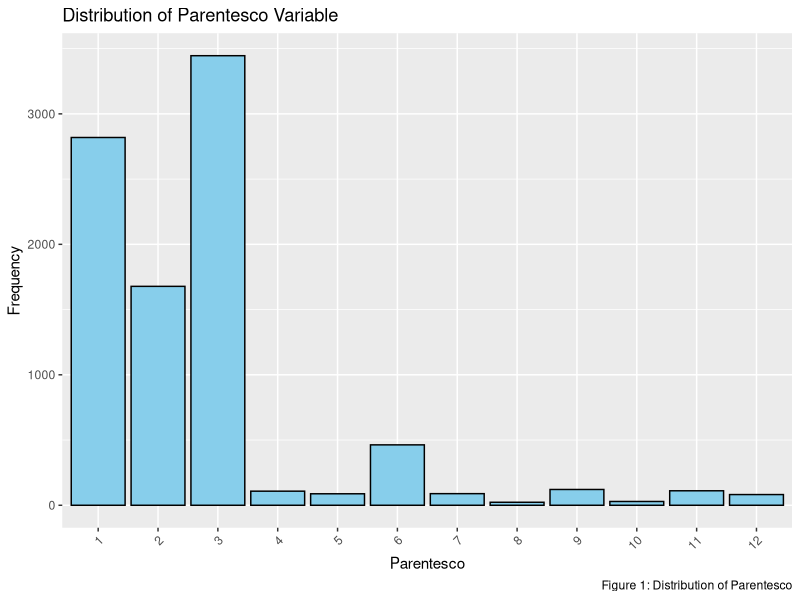
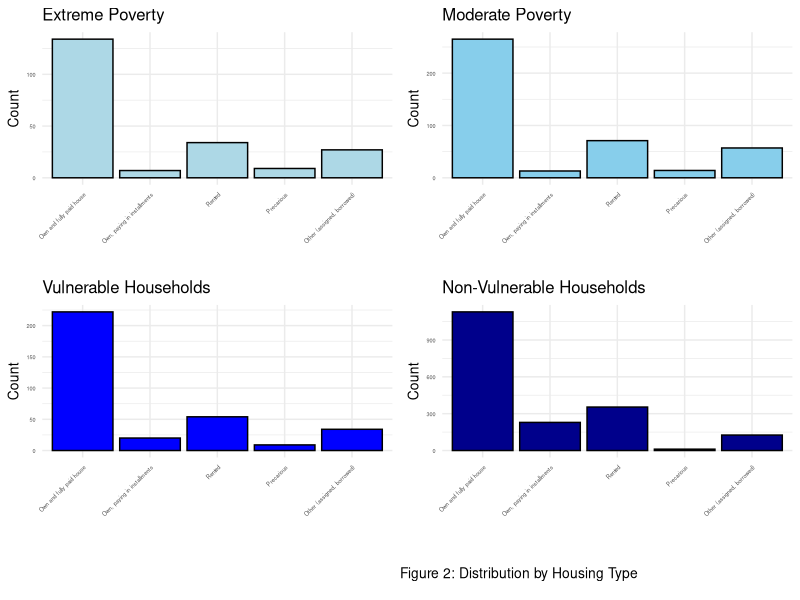
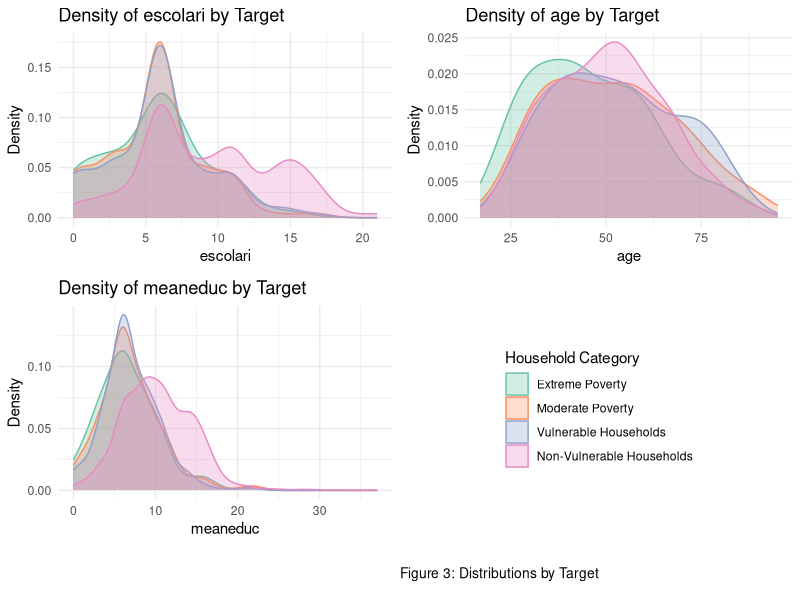
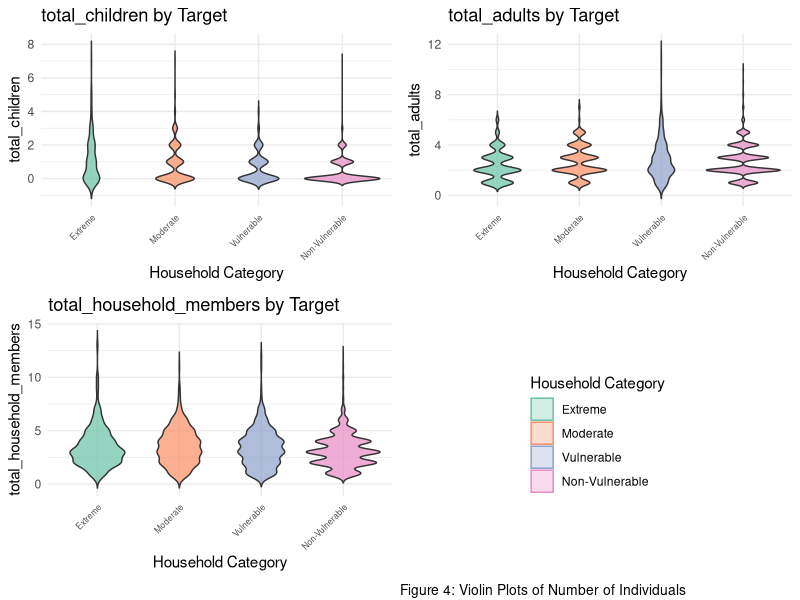
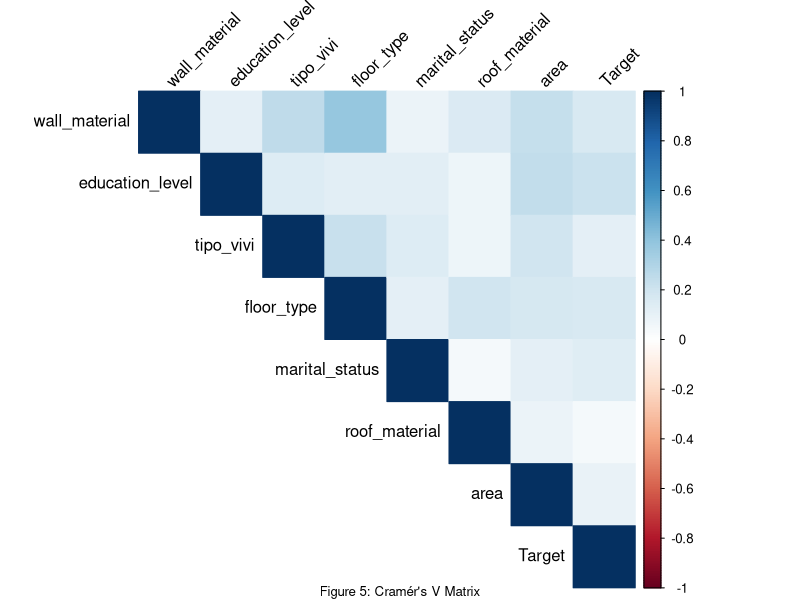
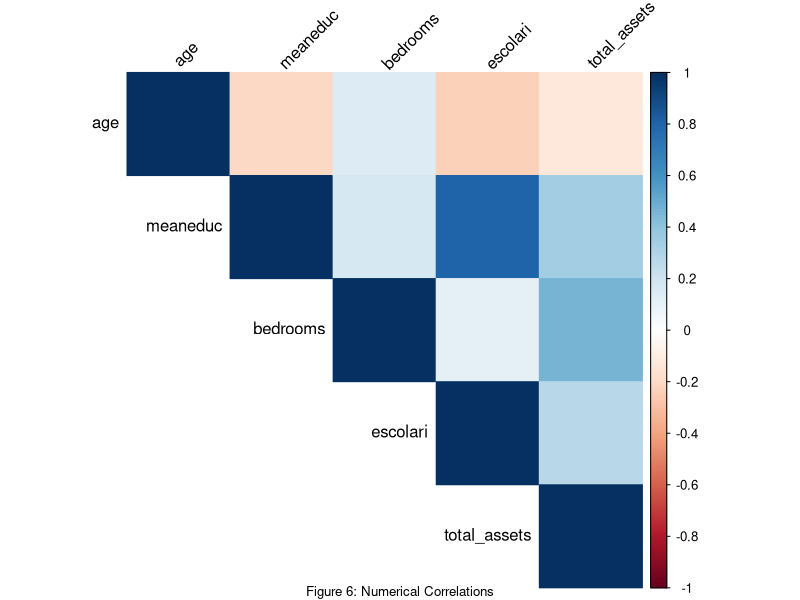

The R script that drew these images, in order: (Note: this script raises an error after producing the figures.)
## ---- chunk 1
knitr::opts_chunk$set(echo = TRUE)
## ---- chunk 2
library(tidyverse)
library(dplyr)
library(conflicted)
library(knitr)
library(ggplot2)
library(gridExtra)
library(grid)
# Declare dplyr::select as the default for select()
conflict_prefer("select", "dplyr")
## ---- chunk 3

# Create a data frame describing each variable
variable_description <- data.frame(
  Variable = c("rooms", "tamhog", "tamviv", "escolari", "dis", 
               "meaneduc", "area", "age", "total_children", "total_adults",
               "total_household_members", "total_assets", "housing_quality_index", "elim_basu", 
               "parent_esco", "tipo_vivi", "floor_type", "marital_status", "roof_material",
               "bedrooms"),
  Description = c("Number of all rooms in the house", 
                  "Size of the household", 
                  "Number of persons living in the household", 
                  "Years of schooling", 
                  "Presence of a disabled person (=1 if disabled)", 
                  "Average years of education for adults (18+)", 
                  "Whether the area is Urban or Rural", 
                  "Age in years", 
                  "Total number of children in the household", 
                  "Total number of adults in the household", 
                  "Total household members",
                  "Total number of assets owned by the household", 
                  "Index indicating the quality of housing conditions", 
                  "Primary rubbish disposal method", 
                  "Education level of the household head",
                  "How the house is owned, borrowed, rented, etc.",
                  "Material the floor is made of",
                  "Marital status of the household member",
                  "Material the roof is made of",
                  "Number of bedrooms in the household"),
  Notes = c("", "", "", "", "Binary variable: 1 = disabled", "", 
            "", "Measured in years", 
            "Derived variable", "Derived variable", "Derived variable", 
            "Sum of household assets", "Composite index for housing quality", 
            "Categorical variable indicating rubbish disposal method", 
            "Derived from 'escolari' for the head of the household", "", "", "", "", "")
)

# Create a clean table for the report
kable(variable_description, format = "markdown", 
      caption = "Description of Variables Used in the Multinomial Model")

## ---- chunk 4
# Combine variables logically
# Create bins for multiple variables
# Grouped Variables ---------------------------------------------------
data <- read.csv("poverty.csv")

# Household facilities
data <- data %>%
  mutate(
    has_basic_facilities = as.integer(v14a + refrig + cielorazo + abastaguadentro > 0),
    overcrowding = hacdor + hacapo,
    toilet_type = case_when(
      sanitario2 == 1 ~ "sewer",
      sanitario3 == 1 ~ "septic",
      sanitario5 == 1 ~ "latrine",
      sanitario6 == 1 ~ "other",
      TRUE ~ "none"
    ),
  )


data <- data %>%
  mutate(
    cooking_energy = case_when(
      energcocinar1 == 1 ~ "No main source of energy (no kitchen)",
      energcocinar2 == 1 ~ "Electricity",
      energcocinar3 == 1 ~ "Gas",
      energcocinar4 == 1 ~ "Wood/Charcoal",
      TRUE ~ NA_character_  # Default if no column is TRUE
    )
  ) %>%
  select(-starts_with("energcocinar"))  # Remove original variables

# Household material quality
data <- data %>%
  mutate(
    wall_material = case_when(
      paredblolad == 1 ~ 1,  # Block or brick
      paredzocalo == 1 ~ 2,  # Socket (wood, zinc, or asbestos)
      paredpreb == 1 ~ 3,    # Prefabricated or cement
      pareddes == 1 ~ 4,     # Waste material
      paredmad == 1 ~ 5,     # Wood
      paredzinc == 1 ~ 6,    # Zinc
      paredfibras == 1 ~ 7,  # Natural fibers
      paredother == 1 ~ 8,   # Other
    
    ),
    wall_material = factor(
      wall_material,
      levels = 1:8,
      labels = c(
        "Block or brick",
        "Socket (wood, zinc, or asbestos)",
        "Prefabricated or cement",
        "Waste material",
        "Wood",
        "Zinc",
        "Natural fibers",
        "Other"
      )
    )
  ) %>%
  select(-starts_with("pared"))


# Combine age-related columns
data <- data %>%
  mutate(
    total_children = r4h1 + r4m1,
    total_adults = r4h2 + r4m2,
    total_household_members = total_children + total_adults
  )
data <- data %>%
  mutate(
    rez_esc = case_when(
      is.na(rez_esc) ~ 0,   # Handle NA values
      rez_esc == 1 ~ 1,
      rez_esc == 2 ~ 2,
      rez_esc == 3 ~ 3,
      rez_esc == 4 ~ 4,
      rez_esc == 5 ~ 5
    )
  )
  
# Household assets
data <- data %>%
  mutate(
    total_assets = rowSums(across(c(qmobilephone, computer, television, v18q1)), na.rm = TRUE),
    asset_category = case_when(
      total_assets == 0 ~ "No assets",
      total_assets == 1 ~ "Low assets",
      total_assets > 1 ~ "High assets"
    )
  )

data <- data %>%
  mutate(
    education_level = case_when(
      instlevel1 == 1 ~ 1,  # No level of education
      instlevel2 == 1 ~ 2,  # Incomplete primary
      instlevel3 == 1 ~ 3,  # Complete primary
      instlevel4 == 1 ~ 4,  # Incomplete academic secondary level
      instlevel5 == 1 ~ 5,  # Complete academic secondary level
      instlevel6 == 1 ~ 6,  # Incomplete technical secondary level
      instlevel7 == 1 ~ 7,  # Complete technical secondary level
      instlevel8 == 1 ~ 8,  # Undergraduate and higher education
      instlevel9 == 1 ~ 9,  # Postgraduate higher education
      TRUE ~ NA_real_       # Default if no column is TRUE
    ),
    education_level = factor(
      education_level,
      levels = 1:9,
      labels = c(
        "No level of education",
        "Incomplete primary",
        "Complete primary",
        "Incomplete academic secondary level",
        "Complete academic secondary level",
        "Incomplete technical secondary level",
        "Complete technical secondary level",
        "Undergraduate and higher education",
        "Postgraduate higher education"
      )
    )
  ) %>%
  select(-starts_with("instlevel"))


# Housing Quality Index
data <- data %>%
  mutate(housing_quality_index = epared1 + epared2 * 2 + epared3 * 3 +
                                    etecho1 + etecho2 * 2 + etecho3 * 3 +
                                    eviv1 + eviv2 * 2 + eviv3 * 3)

# Electricity Access
data <- data %>%
  mutate(electricity_access = public + planpri + coopele - noelec)

# Water Access
data <- data %>%
  mutate(water_access = abastaguadentro + abastaguafuera - abastaguano)


# Asset Ownership Index
data <- data %>%
  mutate(asset_ownership_index = computer + television + refrig + v18q)


# Rubbish disposal
data <- data %>%
  mutate(
    elim_basu = case_when(
      elimbasu1 == 1 ~ 1, # Tanker truck
      elimbasu2 == 1 ~ 2, # Botan hollow or buried
      elimbasu3 == 1 ~ 3, # Burning
      elimbasu4 == 1 ~ 4, # Throwing in unoccupied space
      elimbasu5 == 1 ~ 5, # Throwing in river, creek, or sea
      elimbasu6 == 1 ~ 6, # Other
      TRUE ~ NA_real_    # Default if no column is TRUE
    )
  ) %>%
  select(-starts_with("elimbasu")) 

# Create a new column based on the binary tipovivi variables
data <- data %>%
  mutate(
    tipo_vivi = case_when(
      tipovivi1 == 1 ~ 1,  # Own and fully paid house
      tipovivi2 == 1 ~ 2,  # Own, paying in installments
      tipovivi3 == 1 ~ 3,  # Rented
      tipovivi4 == 1 ~ 4,  # Precarious
      tipovivi5 == 1 ~ 5,  # Other (assigned, borrowed)
      TRUE ~ NA_real_      # Default if no column is TRUE
    ),
    tipo_vivi = factor(
      tipo_vivi,
      levels = 1:5,
      labels = c(
        "Own and fully paid house",
        "Own, paying in installments",
        "Rented",
        "Precarious",
        "Other (assigned, borrowed)"
      )
    )
  ) %>%
  select(-starts_with("tipovivi"))

data <- data %>%
  mutate(
    floor_type = case_when(
      pisomoscer == 1 ~ 1,  # Mosaic, Ceramic, Terrazo
      pisocemento == 1 ~ 2, # Cement
      pisomadera == 1 ~ 3,  # Wood
      pisonatur == 1 ~ 4,   # Natural Material
      pisoother == 1 ~ 5,   # Other
      pisonotiene == 1 ~ 6, # No Floor
      TRUE ~ NA_real_       # Default if no column is TRUE
    ),
    floor_type = factor(
      floor_type,
      levels = 1:6,
      labels = c(
        "Mosaic, Ceramic, Terrazo",
        "Cement",
        "Wood",
        "Natural Material",
        "Other",
        "No Floor"
      )
    )
  ) %>%
  select(-starts_with("piso"))


# Create a new column based on the binary lugar variables
data <- data %>%
  mutate(
    region = case_when(
      lugar1 == 1 ~ 1, # Central
      lugar2 == 1 ~ 2, # Chorotega
      lugar3 == 1 ~ 3, # Pacífico Central
      lugar4 == 1 ~ 4, # Brunca
      lugar5 == 1 ~ 5, # Huetar Atlántica
      lugar6 == 1 ~ 6, # Huetar Norte
      TRUE ~ NA_real_  # Default if no column is TRUE
    )
  ) %>%
  select(-starts_with("lugar")) 

# Marital Status 
data <- data %>%
  mutate(
    marital_status = case_when(
      estadocivil1 == 1 ~ 1,  # Less than 10 years old
      estadocivil2 == 1 ~ 2,  # Free or coupled union
      estadocivil3 == 1 ~ 3,  # Married
      estadocivil4 == 1 ~ 4,  # Divorced
      estadocivil5 == 1 ~ 5,  # Separated
      estadocivil6 == 1 ~ 6,  # Widow/er
      estadocivil7 == 1 ~ 7,  # Single
      TRUE ~ NA_real_         # Default if no column is TRUE
    )
  ) %>%
  select(-starts_with("estadocivil")) 

# Parentesco 
data <- data %>%
  mutate(
    parent_esco = case_when(
      parentesco1 == 1 ~ 1,  # Household head
      parentesco2 == 1 ~ 2,  # Spouse/partner
      parentesco3 == 1 ~ 3,  # Son/daughter
      parentesco4 == 1 ~ 4,  # Stepson/stepdaughter
      parentesco5 == 1 ~ 5,  # Son/daughter-in-law
      parentesco6 == 1 ~ 6,  # Grandson/granddaughter
      parentesco7 == 1 ~ 7,  # Mother/father
      parentesco8 == 1 ~ 8,  # Father/mother-in-law
      parentesco9 == 1 ~ 9,  # Brother/sister
      parentesco10 == 1 ~ 10, # Brother/sister-in-law
      parentesco11 == 1 ~ 11, # Other family member
      parentesco12 == 1 ~ 12, # Other non-family member
      TRUE ~ NA_real_        # Default if no column is TRUE
    )
  ) %>%
  select(-starts_with("parentesco"))

library(dplyr)

data <- data %>%
  mutate(
    roof_material = case_when(
      techozinc == 1 ~ 1,  # Metal foil or zinc
      techoentrepiso == 1 ~ 2,  # Fiber cement, mezzanine
      techocane == 1 ~ 3,    # Natural fibers
      techootro == 1 ~ 4,   # Other
      TRUE ~ NA_real_        # Default if no column is TRUE
    ),
    roof_material = factor(
      roof_material,
      levels = 1:4,
      labels = c(
        "Metal foil or zinc",
        "Fiber cement, mezzanine",
        "Natural fibers",
        "Other"
      )
    )
  ) %>%
  select(-starts_with("techo"))

# Create the new variable 'area'
data <- data %>%
  mutate(area = case_when(
    area1 == 1 ~ "urban",
    area2 == 1 ~ "rural",
    TRUE ~ NA_character_  # Assign NA if neither condition is met
  ))
data$area = as.factor(data$area)


# Remove unused columns
data <- data %>%
  select(-v14a, -refrig, -cielorazo, -abastaguadentro, -hacdor, -hacapo, -sanitario2, -sanitario3, -sanitario5, -sanitario6, -r4h1, -r4m1, -r4h2, -r4m2, -qmobilephone, -computer, -television, -v18q1, -epared1, -epared2, -epared3, -etecho1, -etecho2, -etecho3, -eviv1, -eviv2, -eviv3, -public, -planpri, -coopele, -noelec, -abastaguafuera, -abastaguano, -sanitario1, -Id, -idhogar, -r4t1, -r4t2, -r4t3, -male, -female, -hhsize, -starts_with("SQB"), -v18q, -r4h3, -r4m3, -agesq, -area1, -area2, -hogar_nin, -hogar_adul, -hogar_mayor, -hogar_total)

#Putting data in new data frame
poverty_binned <- data %>% 
  select(-v2a1) # removing variable with many N/A to keep row count high

## ---- chunk 5

# Plotting the distribution of the 'parentesco' variable
ggplot(poverty_binned, aes(x = factor(parent_esco))) +
  geom_bar(fill = 'skyblue', color = 'black') +
  labs(title = 'Distribution of Parentesco Variable', x = 'Parentesco', y = 'Frequency', caption = "Figure 1: Distribution of Parentesco") +
  theme(axis.text.x = element_text(angle = 45, hjust = 1))

## ---- chunk 6
conflicts_prefer(dplyr::filter)
heads_of_household = poverty_binned %>% filter(parent_esco==1)

# Plot for Target 1
p1 <- ggplot(heads_of_household %>% filter(Target == 1), aes(x = tipo_vivi)) +
  geom_bar(fill = "lightblue", color = "black") +
  labs(
    title = "Extreme Poverty",
    x = "",
    y = "Count"
  ) +
  theme_minimal() + 
  theme(
    plot.title = element_text(size = 12),
    axis.title.y = element_text(size = 10),
    axis.text.x = element_text(size = 4, angle = 45, hjust = 1),  # Adjust x-axis labels
    axis.text.y = element_text(size = 4)
  )

# Plot for Target 2
p2 <- ggplot(heads_of_household %>% filter(Target == 2), aes(x = tipo_vivi)) +
  geom_bar(fill = "skyblue", color = "black") +
  labs(
    title = "Moderate Poverty",
    x = "",
    y = "Count"
  ) +
  theme_minimal() + 
  theme(
    plot.title = element_text(size = 12),
    axis.title.y = element_text(size = 10),
    axis.text.x = element_text(size = 4, angle = 45, hjust = 1),  # Adjust x-axis labels
    axis.text.y = element_text(size = 4)
  )

# Plot for Target 3
p3 <- ggplot(heads_of_household %>% filter(Target == 3), aes(x = tipo_vivi)) +
  geom_bar(fill = "blue", color = "black") +
  labs(
    title = "Vulnerable Households",
    x = "",
    y = "Count"
  ) +
  theme_minimal() + 
  theme(
    plot.title = element_text(size = 12),
    axis.title.y = element_text(size = 10),
    axis.text.x = element_text(size = 4, angle = 45, hjust = 1),  # Adjust x-axis labels
    axis.text.y = element_text(size = 4)
  )

# Plot for Target 4
p4 <- ggplot(heads_of_household %>% filter(Target == 4), aes(x = tipo_vivi)) +
  geom_bar(fill = "darkblue", color = "black") +
  labs(
    title = "Non-Vulnerable Households",
    x = "",
    y = "Count"
  ) +
  theme_minimal() + 
  theme(
    plot.title = element_text(size = 12),
    axis.title.y = element_text(size = 10),
    axis.text.x = element_text(size = 4, angle = 45, hjust = 1),  # Adjust x-axis labels
    axis.text.y = element_text(size = 4)
  )

# Arrange plots in a grid with the caption
grid.arrange(
  arrangeGrob(p1, p2, p3, p4, ncol = 2),  # Arrange the plots in a 2x2 grid
  caption = textGrob("Figure 2: Distribution by Housing Type", gp = gpar(fontsize = 10), hjust = 0),                               # Add the caption below
  ncol = 1,                              # 1 column layout (plots + caption)
  heights = c(10, 1)                     # Adjust relative heights
)

## ---- chunk 7
# Load necessary libraries
library(ggplot2)
library(gridExtra)
library(cowplot) # For extracting and arranging legends

heads_of_household$Target = as.factor(heads_of_household$Target)

# Define the variables to be plotted
variables <- c("escolari", "age", "meaneduc")

# Define custom labels for the Target variable
target_labels <- c(
  "1" = "Extreme Poverty",
  "2" = "Moderate Poverty",
  "3" = "Vulnerable Households",
  "4" = "Non-Vulnerable Households"
)

# Create individual density plots without legends
plot_list <- lapply(variables, function(var) {
  ggplot(heads_of_household, aes_string(x = var, color = "Target", fill = "Target")) +
    geom_density(alpha = 0.3, adjust = 1.2) +
    labs(title = paste("Density of", var, "by Target"), x = var, y = "Density") +
    theme_minimal() +
    scale_fill_brewer(palette = "Set2", name = "Household Category", labels = target_labels) +
    scale_color_brewer(palette = "Set2", name = "Household Category", labels = target_labels) +
    theme(legend.position = "none") # Remove legends from individual plots
})

# Create a dummy plot to extract the legend
legend_plot <- ggplot(heads_of_household, aes(x = age, color = Target, fill = Target)) +
  geom_density(alpha = 0.3) +
  scale_fill_brewer(palette = "Set2", name = "Household Category", labels = target_labels) +
  scale_color_brewer(palette = "Set2", name = "Household Category", labels = target_labels) +
  theme_minimal()

# Extract the legend
legend <- get_legend(legend_plot)

plot_list = c(plot_list, list(legend))

# Arrange the plots and the legend
grid.arrange(
  arrangeGrob(grobs = plot_list, ncol=2),
  caption = textGrob("Figure 3: Distributions by Target", gp = gpar(fontsize = 10), hjust = 0),
  ncol = 1, # Adjust heights to give space for the legend
  heights = c(10,1)
)

## ---- chunk 8
# Load necessary libraries
library(ggplot2)
library(gridExtra)

heads_of_household$Target <- as.factor(heads_of_household$Target)

# Define the variables to be plotted
variables <- c("total_children", "total_adults", "total_household_members")

# Define custom labels for the Target variable
target_labels <- c(
  "1" = "Extreme",
  "2" = "Moderate",
  "3" = "Vulnerable",
  "4" = "Non-Vulnerable"
)

# Create individual violin plots for each variable with custom x-axis labels
plot_list <- lapply(variables, function(var) {
  ggplot(heads_of_household, aes_string(x = "Target", y = var, fill = "Target")) +
    geom_violin(trim = FALSE, alpha = 0.7) +
    scale_fill_brewer(palette = "Set2") +
    scale_x_discrete(labels = target_labels) +  # Add custom x-axis labels
    labs(title = paste(var, "by Target"), x = "Household Category", y = var) +
    theme_minimal() +
    theme(legend.position = "none",
          axis.text.x = element_text(size = 6, hjust = 1, angle = 45))  # Remove the legend
})

# Create a dummy plot to extract the legend
legend_plot <- ggplot(heads_of_household, aes(x = age, color = Target, fill = Target)) +
  geom_density(alpha = 0.3) +
  scale_fill_brewer(palette = "Set2", name = "Household Category", labels = target_labels) +
  scale_color_brewer(palette = "Set2", name = "Household Category", labels = target_labels) +
  theme_minimal()

# Extract the legend
legend <- get_legend(legend_plot)

plot_list = c(plot_list, list(legend))

# Arrange the plots in a grid layout (2 columns)
grid.arrange(
  grobs = plot_list,
  bottom = textGrob("Figure 4: Violin Plots of Number of Individuals", gp = gpar(fontsize = 10), hjust = 0),
  ncol = 2
)

## ---- chunk 9
# Load libraries
library(vcd)
library(ggplot2)
library(corrplot)

# Convert the variables to factors
heads_of_household$wall_material <- as.factor(heads_of_household$wall_material)
heads_of_household$education_level <- as.factor(heads_of_household$education_level)
heads_of_household$tipo_vivi <- as.factor(heads_of_household$tipo_vivi)
heads_of_household$floor_type <- as.factor(heads_of_household$floor_type)
heads_of_household$marital_status <- as.factor(heads_of_household$marital_status)
heads_of_household$roof_material <- as.factor(heads_of_household$roof_material)
heads_of_household$area <- as.factor(heads_of_household$area)
heads_of_household$Target <- as.factor(heads_of_household$Target)

# Select the relevant variables, including 'Target'
selected_vars <- heads_of_household[, c("wall_material", "education_level", "tipo_vivi", 
                                        "floor_type", "marital_status", "roof_material", "area", "Target")]

# Create a function to calculate the Cramér's V matrix
cramers_v_matrix <- function(df) {
  n <- ncol(df)
  cramers_v <- matrix(1, n, n)
  colnames(cramers_v) <- rownames(cramers_v) <- colnames(df)
  
  # Calculate Cramér's V for each pair of variables
  for (i in 1:(n-1)) {
    for (j in (i+1):n) {
      # Cross-tabulation between two variables
      tbl <- table(df[[i]], df[[j]])
      # Calculate Cramér's V statistic
      cramers_v[i, j] <- assocstats(tbl)$cramer
      cramers_v[j, i] <- cramers_v[i, j]
    }
  }
  
  return(cramers_v)
}

# Compute the Cramér's V matrix including 'Target'
cv_matrix <- cramers_v_matrix(selected_vars)

# View the Cramér's V matrix
#cv_matrix

par(mar = c(4, 2, 2, 4) + 1)
# Plot the Cramér's V matrix using corrplot
corrplot(cv_matrix, method = "color", type = "upper", 
         tl.col = "black", tl.srt = 45); mtext("Figure 5: Cramér's V Matrix", side = 1, line = 4, cex = 0.8)


## ---- chunk 10
# Select the relevant numeric variables
selected_vars <- heads_of_household[, c("age", "meaneduc", "bedrooms", "escolari", "total_assets")]

# Convert selected_vars from integer to numeric
selected_vars <- as.data.frame(lapply(selected_vars, as.numeric))

# Compute Pearson correlation matrix
cor_matrix <- cor(selected_vars, method = "pearson", use = "complete.obs")

# View the correlation matrix
#cor_matrix

# Plot the correlation matrix using corrplot
corrplot(cor_matrix, method = "color", type = "upper", 
         tl.col = "black", tl.srt = 45); mtext("Figure 6: Numerical Correlations", side = 1, line = 4, cex = 0.8)

## ---- chunk 11
# Filter to include only heads of household
heads_of_household = poverty_binned %>% filter(parent_esco==1)

# Split the data into training testing
set.seed(90210)
heads_of_household <- na.omit(heads_of_household)
train_index = sample(1:nrow(heads_of_household), size=0.8*nrow(heads_of_household), replace=FALSE)
train = heads_of_household[train_index,]
test = heads_of_household[-train_index,]
## ---- chunk 12
# Load necessary library
library(nnet)

# Fit a multinomial logistic regression model
full <- multinom(Target ~ ., data = train)

back.elim <- step(full,  direction="backward", trace=0)
#summary(back.elim)
## ---- chunk 13
backward_mod <- multinom(formula = Target ~ rooms + tamviv + escolari + 
    dis  + meaneduc + area + age + total_children + total_adults + 
    total_assets + housing_quality_index + elim_basu + marital_status, 
    data = train)

# Calculate the accuracy of the model

pred_test_lasso = test %>% dplyr::select(rooms, tamviv, escolari, dis, meaneduc, area, age, total_children, total_adults, total_assets, housing_quality_index, elim_basu, marital_status)
# Making predictions on the test set
pred_lasso = predict(backward_mod, pred_test_lasso, type = "class")

# Create a confusion matrix (if required)
cont_tab_lasso = table(pred_lasso, test$Target)
print(cont_tab_lasso)

# Calculate accuracy
lasso_mod_acc = mean(pred_lasso == test$Target)
print(paste("Accuracy:", round(lasso_mod_acc * 100, 2), "%"))

## ---- chunk 14

# Create the confusion matrix as a table
confusion_matrix <- matrix(c(
  9, 6, 2, 4,  # Row 1 (Predicted Class 1)
  11, 13, 11, 12, # Row 2 (Predicted Class 2)
  0, 2, 0, 0,  # Row 3 (Predicted Class 3)
  20, 62, 56, 352 # Row 4 (Predicted Class 4)
), nrow = 4, byrow = TRUE)

# Assign row and column names
rownames(confusion_matrix) <- c("Predicted 1", "Predicted 2", "Predicted 3", "Predicted 4")
colnames(confusion_matrix) <- c("Actual 1", "Actual 2", "Actual 3", "Actual 4")

# Define the accuracy
accuracy <- 66.79

# Print the confusion matrix as a formatted table
kable(confusion_matrix, format = "markdown", 
      caption = paste("Confusion Matrix: Model Predictions vs Actual (Overall Accuracy:", accuracy, "%)"))

## ---- chunk 15
# Generate a confusion matrix
confusion_matrix <- table(pred_lasso, test$Target)

# Initialize lists to store sensitivity and specificity
sensitivity <- numeric()
specificity <- numeric()

# Loop through each class and calculate metrics
classes <- colnames(confusion_matrix)
for (i in seq_along(classes)) {
  positive_class <- classes[i]
  
  # True Positives, False Negatives, False Positives, True Negatives
  TP <- confusion_matrix[positive_class, positive_class]
  FN <- sum(confusion_matrix[, positive_class]) - TP
  FP <- sum(confusion_matrix[positive_class, ]) - TP
  TN <- sum(confusion_matrix) - TP - FN - FP
  
  # Calculate Sensitivity and Specificity
  sensitivity[i] <- TP / (TP + FN)
  specificity[i] <- TN / (TN + FP)
}

# Combine results into a data frame
results <- data.frame(
  Class = classes,
  Sensitivity = round(sensitivity, 3),
  Specificity = round(specificity, 3)
)

# Load necessary libraries
library(knitr)

# Create the confusion matrix as a table
confusion_matrix <- matrix(c(
  9, 6, 2, 4,  # Row 1 (Predicted Class 1)
  11, 13, 11, 12, # Row 2 (Predicted Class 2)
  0, 2, 0, 0,  # Row 3 (Predicted Class 3)
  20, 62, 56, 352 # Row 4 (Predicted Class 4)
), nrow = 4, byrow = TRUE)

# Assign row and column names
rownames(confusion_matrix) <- c("Predicted 1", "Predicted 2", "Predicted 3", "Predicted 4")
colnames(confusion_matrix) <- c("Actual 1", "Actual 2", "Actual 3", "Actual 4")

# Print the confusion matrix as a formatted table
#kable(confusion_matrix, format = "markdown", 
      #caption = paste("Confusion Matrix: Model Predictions vs Actual (Overall Accuracy:", accuracy, "%)"))


## ---- chunk 16
blinded = read.csv("poverty-test-blinded.csv")
Ids = blinded$Id

# Combine variables logically
# Create bins for multiple variables
# Grouped Variables ---------------------------------------------------
data = blinded

# Household facilities
data <- data %>%
  mutate(
    has_basic_facilities = as.integer(v14a + refrig + cielorazo + abastaguadentro > 0),
    overcrowding = hacdor + hacapo,
    toilet_type = case_when(
      sanitario2 == 1 ~ "sewer",
      sanitario3 == 1 ~ "septic",
      sanitario5 == 1 ~ "latrine",
      sanitario6 == 1 ~ "other",
      TRUE ~ "none"
    ),
  )


data <- data %>%
  mutate(
    cooking_energy = case_when(
      energcocinar1 == 1 ~ "No main source of energy (no kitchen)",
      energcocinar2 == 1 ~ "Electricity",
      energcocinar3 == 1 ~ "Gas",
      energcocinar4 == 1 ~ "Wood/Charcoal",
      TRUE ~ NA_character_  # Default if no column is TRUE
    )
  ) %>%
  select(-starts_with("energcocinar"))  # Remove original variables

# Household material quality
data <- data %>%
  mutate(
    wall_material = case_when(
      paredblolad == 1 ~ 1,  # Block or brick
      paredzocalo == 1 ~ 2,  # Socket (wood, zinc, or asbestos)
      paredpreb == 1 ~ 3,    # Prefabricated or cement
      pareddes == 1 ~ 4,     # Waste material
      paredmad == 1 ~ 5,     # Wood
      paredzinc == 1 ~ 6,    # Zinc
      paredfibras == 1 ~ 7,  # Natural fibers
      paredother == 1 ~ 8,   # Other
    
    ),
    wall_material = factor(
      wall_material,
      levels = 1:8,
      labels = c(
        "Block or brick",
        "Socket (wood, zinc, or asbestos)",
        "Prefabricated or cement",
        "Waste material",
        "Wood",
        "Zinc",
        "Natural fibers",
        "Other"
      )
    )
  ) %>%
  select(-starts_with("pared"))


# Combine age-related columns
data <- data %>%
  mutate(
    total_children = r4h1 + r4m1,
    total_adults = r4h2 + r4m2,
    total_household_members = total_children + total_adults
  )
data <- data %>%
  mutate(
    rez_esc = case_when(
      is.na(rez_esc) ~ 0,   # Handle NA values
      rez_esc == 1 ~ 1,
      rez_esc == 2 ~ 2,
      rez_esc == 3 ~ 3,
      rez_esc == 4 ~ 4,
      rez_esc == 5 ~ 5
    )
  )
  
# Household assets
data <- data %>%
  mutate(
    total_assets = rowSums(across(c(qmobilephone, computer, television, v18q1)), na.rm = TRUE),
    asset_category = case_when(
      total_assets == 0 ~ "No assets",
      total_assets == 1 ~ "Low assets",
      total_assets > 1 ~ "High assets"
    )
  )

data <- data %>%
  mutate(
    education_level = case_when(
      instlevel1 == 1 ~ 1,  # No level of education
      instlevel2 == 1 ~ 2,  # Incomplete primary
      instlevel3 == 1 ~ 3,  # Complete primary
      instlevel4 == 1 ~ 4,  # Incomplete academic secondary level
      instlevel5 == 1 ~ 5,  # Complete academic secondary level
      instlevel6 == 1 ~ 6,  # Incomplete technical secondary level
      instlevel7 == 1 ~ 7,  # Complete technical secondary level
      instlevel8 == 1 ~ 8,  # Undergraduate and higher education
      instlevel9 == 1 ~ 9,  # Postgraduate higher education
      TRUE ~ NA_real_       # Default if no column is TRUE
    ),
    education_level = factor(
      education_level,
      levels = 1:9,
      labels = c(
        "No level of education",
        "Incomplete primary",
        "Complete primary",
        "Incomplete academic secondary level",
        "Complete academic secondary level",
        "Incomplete technical secondary level",
        "Complete technical secondary level",
        "Undergraduate and higher education",
        "Postgraduate higher education"
      )
    )
  ) %>%
  select(-starts_with("instlevel"))


# Housing Quality Index
data <- data %>%
  mutate(housing_quality_index = epared1 + epared2 * 2 + epared3 * 3 +
                                    etecho1 + etecho2 * 2 + etecho3 * 3 +
                                    eviv1 + eviv2 * 2 + eviv3 * 3)

# Electricity Access
data <- data %>%
  mutate(electricity_access = public + planpri + coopele - noelec)

# Water Access
data <- data %>%
  mutate(water_access = abastaguadentro + abastaguafuera - abastaguano)


# Asset Ownership Index
data <- data %>%
  mutate(asset_ownership_index = computer + television + refrig + v18q)


# Rubbish disposal
data <- data %>%
  mutate(
    elim_basu = case_when(
      elimbasu1 == 1 ~ 1, # Tanker truck
      elimbasu2 == 1 ~ 2, # Botan hollow or buried
      elimbasu3 == 1 ~ 3, # Burning
      elimbasu4 == 1 ~ 4, # Throwing in unoccupied space
      elimbasu5 == 1 ~ 5, # Throwing in river, creek, or sea
      elimbasu6 == 1 ~ 6, # Other
      TRUE ~ NA_real_    # Default if no column is TRUE
    )
  ) %>%
  select(-starts_with("elimbasu")) 

# Create a new column based on the binary tipovivi variables
data <- data %>%
  mutate(
    tipo_vivi = case_when(
      tipovivi1 == 1 ~ 1,  # Own and fully paid house
      tipovivi2 == 1 ~ 2,  # Own, paying in installments
      tipovivi3 == 1 ~ 3,  # Rented
      tipovivi4 == 1 ~ 4,  # Precarious
      tipovivi5 == 1 ~ 5,  # Other (assigned, borrowed)
      TRUE ~ NA_real_      # Default if no column is TRUE
    ),
    tipo_vivi = factor(
      tipo_vivi,
      levels = 1:5,
      labels = c(
        "Own and fully paid house",
        "Own, paying in installments",
        "Rented",
        "Precarious",
        "Other (assigned, borrowed)"
      )
    )
  ) %>%
  select(-starts_with("tipovivi"))

data <- data %>%
  mutate(
    floor_type = case_when(
      pisomoscer == 1 ~ 1,  # Mosaic, Ceramic, Terrazo
      pisocemento == 1 ~ 2, # Cement
      pisomadera == 1 ~ 3,  # Wood
      pisonatur == 1 ~ 4,   # Natural Material
      pisoother == 1 ~ 5,   # Other
      pisonotiene == 1 ~ 6, # No Floor
      TRUE ~ NA_real_       # Default if no column is TRUE
    ),
    floor_type = factor(
      floor_type,
      levels = 1:6,
      labels = c(
        "Mosaic, Ceramic, Terrazo",
        "Cement",
        "Wood",
        "Natural Material",
        "Other",
        "No Floor"
      )
    )
  ) %>%
  select(-starts_with("piso"))


# Create a new column based on the binary lugar variables
data <- data %>%
  mutate(
    region = case_when(
      lugar1 == 1 ~ 1, # Central
      lugar2 == 1 ~ 2, # Chorotega
      lugar3 == 1 ~ 3, # Pacífico Central
      lugar4 == 1 ~ 4, # Brunca
      lugar5 == 1 ~ 5, # Huetar Atlántica
      lugar6 == 1 ~ 6, # Huetar Norte
      TRUE ~ NA_real_  # Default if no column is TRUE
    )
  ) %>%
  select(-starts_with("lugar")) 

# Marital Status 
data <- data %>%
  mutate(
    marital_status = case_when(
      estadocivil1 == 1 ~ 1,  # Less than 10 years old
      estadocivil2 == 1 ~ 2,  # Free or coupled union
      estadocivil3 == 1 ~ 3,  # Married
      estadocivil4 == 1 ~ 4,  # Divorced
      estadocivil5 == 1 ~ 5,  # Separated
      estadocivil6 == 1 ~ 6,  # Widow/er
      estadocivil7 == 1 ~ 7,  # Single
      TRUE ~ NA_real_         # Default if no column is TRUE
    )
  ) %>%
  select(-starts_with("estadocivil")) 

# Parentesco 
data <- data %>%
  mutate(
    parent_esco = case_when(
      parentesco1 == 1 ~ 1,  # Household head
      parentesco2 == 1 ~ 2,  # Spouse/partner
      parentesco3 == 1 ~ 3,  # Son/daughter
      parentesco4 == 1 ~ 4,  # Stepson/stepdaughter
      parentesco5 == 1 ~ 5,  # Son/daughter-in-law
      parentesco6 == 1 ~ 6,  # Grandson/granddaughter
      parentesco7 == 1 ~ 7,  # Mother/father
      parentesco8 == 1 ~ 8,  # Father/mother-in-law
      parentesco9 == 1 ~ 9,  # Brother/sister
      parentesco10 == 1 ~ 10, # Brother/sister-in-law
      parentesco11 == 1 ~ 11, # Other family member
      parentesco12 == 1 ~ 12, # Other non-family member
      TRUE ~ NA_real_        # Default if no column is TRUE
    )
  ) %>%
  select(-starts_with("parentesco"))

library(dplyr)

data <- data %>%
  mutate(
    roof_material = case_when(
      techozinc == 1 ~ 1,  # Metal foil or zinc
      techoentrepiso == 1 ~ 2,  # Fiber cement, mezzanine
      techocane == 1 ~ 3,    # Natural fibers
      techootro == 1 ~ 4,   # Other
      TRUE ~ NA_real_        # Default if no column is TRUE
    ),
    roof_material = factor(
      roof_material,
      levels = 1:4,
      labels = c(
        "Metal foil or zinc",
        "Fiber cement, mezzanine",
        "Natural fibers",
        "Other"
      )
    )
  ) %>%
  select(-starts_with("techo"))

# Create the new variable 'area'
data <- data %>%
  mutate(area = case_when(
    area1 == 1 ~ "urban",
    area2 == 1 ~ "rural",
    TRUE ~ NA_character_  # Assign NA if neither condition is met
  ))
data$area = as.factor(data$area)


# Remove unused columns
data <- data %>%
  select(-v14a, -refrig, -cielorazo, -abastaguadentro, -hacdor, -hacapo, -sanitario2, -sanitario3, -sanitario5, -sanitario6, -r4h1, -r4m1, -r4h2, -r4m2, -qmobilephone, -computer, -television, -v18q1, -epared1, -epared2, -epared3, -etecho1, -etecho2, -etecho3, -eviv1, -eviv2, -eviv3, -public, -planpri, -coopele, -noelec, -abastaguafuera, -abastaguano, -sanitario1, Id, -idhogar, -r4t1, -r4t2, -r4t3, -male, -female, -hhsize, -starts_with("SQB"), -v18q, -r4h3, -r4m3, -agesq, -area1, -area2, -hogar_nin, -hogar_adul, -hogar_mayor, -hogar_total)

#Putting data in new data frame
blinded <- data %>% 
  select(-v2a1) # removing variable with many N/A to keep row count high



## ---- chunk 17
hoh = blinded %>% filter(parent_esco == 1)
Ids = hoh$Id

prediction_set = hoh %>% dplyr::select(rooms, tamviv, escolari, dis, meaneduc, area, age, total_children, total_adults, total_assets, housing_quality_index, elim_basu, marital_status)

# Making predictions on the test set
preds = predict(backward_mod, prediction_set, type = "class")

hoh$predictions = preds

final_predictions = data.frame(Id = Ids, predictions = hoh$predictions)

write.csv(final_predictions, file = "final_predictions.csv", row.names = FALSE)
